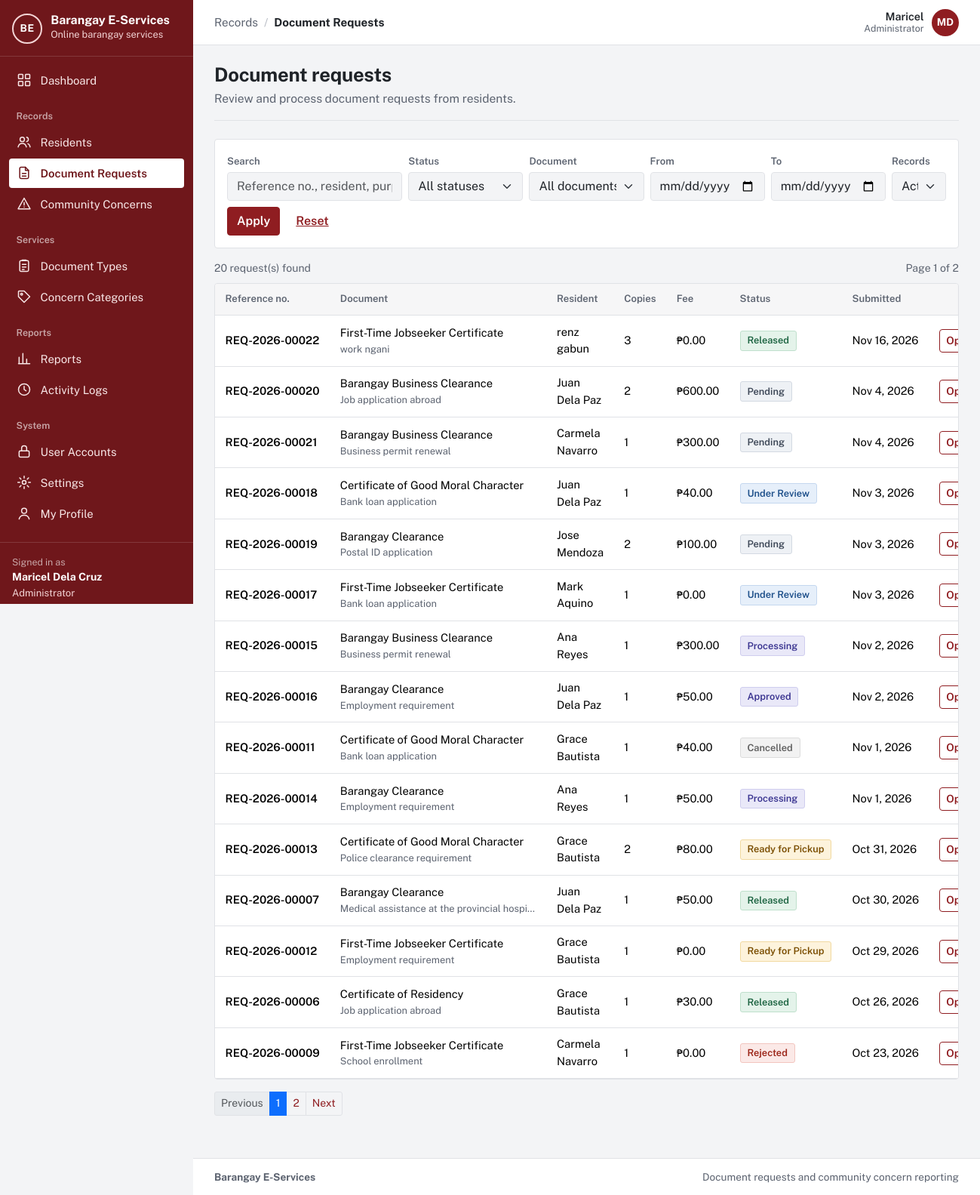
/barangay-eservices/requests.php (signed in), run on the app's committed database.
### tables this page shows
CREATE TABLE `users` (
  `user_id` int(10) UNSIGNED NOT NULL,
  `role_id` tinyint(3) UNSIGNED NOT NULL,
  `purok_id` smallint(5) UNSIGNED DEFAULT NULL,
  `first_name` varchar(60) NOT NULL,
  `last_name` varchar(60) NOT NULL,
  `email` varchar(120) NOT NULL,
  `contact_no` varchar(13) DEFAULT NULL,
  `street_address` varchar(150) DEFAULT NULL,
  `password_hash` varchar(255) NOT NULL,
  `email_verified_at` datetime DEFAULT NULL,
  `is_active` tinyint(1) NOT NULL DEFAULT 1,
  `failed_logins` tinyint(3) UNSIGNED NOT NULL DEFAULT 0,
  `locked_until` datetime DEFAULT NULL,
  `created_at` datetime NOT NULL DEFAULT current_timestamp(),
  `updated_at` datetime NOT NULL DEFAULT current_timestamp() ON UPDATE current_timestamp()
);

CREATE TABLE `roles` (
  `role_id` tinyint(3) UNSIGNED NOT NULL,
  `role_key` varchar(20) NOT NULL,
  `role_name` varchar(50) NOT NULL
);

CREATE TABLE `document_requests` (
  `request_id` int(10) UNSIGNED NOT NULL,
  `reference_no` varchar(20) DEFAULT NULL,
  `resident_id` int(10) UNSIGNED NOT NULL,
  `doc_type_id` smallint(5) UNSIGNED NOT NULL,
  `purpose` varchar(255) NOT NULL,
  `copies` tinyint(3) UNSIGNED NOT NULL DEFAULT 1,
  `fee_amount` decimal(8,2) NOT NULL,
  `status` enum('Pending','Under Review','Approved','Rejected','Processing','Ready for Pickup','Released','Cancelled') NOT NULL DEFAULT 'Pending',
  `remarks` varchar(500) DEFAULT NULL,
  `handled_by` int(10) UNSIGNED DEFAULT NULL,
  `is_archived` tinyint(1) NOT NULL DEFAULT 0,
  `created_at` datetime NOT NULL DEFAULT current_timestamp(),
  `updated_at` datetime NOT NULL DEFAULT current_timestamp() ON UPDATE current_timestamp()
);

CREATE TABLE `document_types` (
  `doc_type_id` smallint(5) UNSIGNED NOT NULL,
  `name` varchar(100) NOT NULL,
  `description` varchar(500) NOT NULL,
  `fee` decimal(8,2) NOT NULL DEFAULT 0.00,
  `processing_days` tinyint(3) UNSIGNED NOT NULL DEFAULT 1,
  `is_archived` tinyint(1) NOT NULL DEFAULT 0,
  `created_at` datetime NOT NULL DEFAULT current_timestamp(),
  `updated_at` datetime NOT NULL DEFAULT current_timestamp() ON UPDATE current_timestamp()
);

### barangay-eservices/requests.php (the view, shortened to what the rows shown need)
<?php
require __DIR__ . '/app/bootstrap.php';
$user = require_role(ROLE_RESIDENT, ROLE_STAFF, ROLE_ADMIN);
$isResident = $user['role_key'] === ROLE_RESIDENT;
$statuses = ['Pending', 'Under Review', 'Approved', 'Rejected', 'Processing', 'Ready for Pickup', 'Released', 'Cancelled'];
$f = [
    'q'        => query_param('q'),
    'status'   => in_array(query_param('status'), $statuses, true) ? query_param('status') : '',
    'type'     => ctype_digit(query_param('type')) ? query_param('type') : '',
    'from'     => preg_match('/^\d{4}-\d{2}-\d{2}$/', query_param('from')) ? query_param('from') : '',
    'to'       => preg_match('/^\d{4}-\d{2}-\d{2}$/', query_param('to')) ? query_param('to') : '',
    'archived' => in_array(query_param('archived'), ['1', 'all'], true) ? query_param('archived') : '',
];
$where = [];
$params = [];
if ($isResident) {
    $where[] = 'dr.resident_id = ?';
    $params[] = (int) $user['user_id'];
} elseif ($f['archived'] === '1') {
    $where[] = 'dr.is_archived = 1';
} elseif ($f['archived'] === '') {
    $where[] = 'dr.is_archived = 0';
}
$whereSql = $where ? 'WHERE ' . implode(' AND ', $where) : '';
$from = "FROM document_requests dr
         JOIN document_types dt ON dt.doc_type_id = dr.doc_type_id
         JOIN users u ON u.user_id = dr.resident_id $whereSql";
$total = (int) db_value("SELECT COUNT(*) $from", $params);
[$limit, $offset, $page, $pages] = paginate($total);
$rows = db_all(
    "SELECT dr.request_id, dr.reference_no, dr.status, dr.copies, dr.fee_amount, dr.purpose, dr.created_at, dr.updated_at, dr.is_archived,
            dt.name AS doc_name, u.first_name, u.last_name
     $from ORDER BY dr.created_at DESC, dr.request_id DESC LIMIT ? OFFSET ?",
    array_merge($params, [$limit, $offset])
);
$pageTitle = $isResident ? 'My document requests' : 'Document requests';
$activeNav = 'requests';
require APP_ROOT . '/app/views/header.php';
?>
<div class="page-head">
  <div>
    <h1><?= e($pageTitle) ?></h1>
    <p><?= $isResident ? 'Track the status of every document you have requested.' : 'Review and process document requests from residents.' ?></p>
  </div>
</div>
<form class="filters" method="get" role="search" aria-label="Filter requests">
  <div class="row g-2 align-items-end">
    <div class="col-md-3">
      <label class="form-label" for="q">Search</label>
      <input class="form-control" id="q" name="q" value="<?= e($f['q']) ?>" placeholder="<?= $isResident ? 'Reference no. or purpose' : 'Reference no., resident, purpose' ?>">
    </div>
  </div>
</form>
<div class="table-wrap">
  <?php if (!$rows): ?>
    <div class="empty">
      <p>No document requests match these filters.</p>
      <?php if ($isResident): ?><a class="btn btn-primary btn-sm" href="<?= e(url('resident/request-form.php')) ?>">Request a document</a><?php endif; ?>
    </div>
  <?php else: ?>
  <table class="table">
    <thead>
      <tr>
        <th scope="col">Reference no.</th>
        <th scope="col">Document</th>
        <?php if (!$isResident): ?><th scope="col">Resident</th><?php endif; ?>
        <th scope="col">Copies</th>
        <th scope="col">Fee</th>
        <th scope="col">Status</th>
        <th scope="col">Submitted</th>
        <th scope="col"><span class="visually-hidden">Actions</span></th>
      </tr>
    </thead>
    <tbody>
    <?php foreach ($rows as $r): ?>
      <tr>
        <td class="ref"><?= e($r['reference_no']) ?></td>
        <td><?= e($r['doc_name']) ?><div class="small text-muted text-truncate cell-clip"><?= e($r['purpose']) ?></div></td>
        <?php if (!$isResident): ?><td><?= e(full_name($r)) ?></td><?php endif; ?>
        <td><?= (int) $r['copies'] ?></td>
        <td class="nowrap"><?= e(peso($r['fee_amount'])) ?></td>
        <td><?= status_badge($r['status']) ?><?= $r['is_archived'] ? ' <span class="status status-muted">Archived</span>' : '' ?></td>
        <td class="nowrap"><?= e(format_date($r['created_at'])) ?></td>
        <td class="text-end"><a class="btn btn-sm btn-outline-primary" href="<?= e(url('request.php?id=' . (int) $r['request_id'])) ?>">Open<span class="visually-hidden"> <?= e($r['reference_no']) ?></span></a></td>
      </tr>
    <?php endforeach; ?>
    </tbody>
  </table>
  <?php endif; ?>
</div>
<?php require APP_ROOT . '/app/views/footer.php'; ?>

### barangay-eservices/app/views/header.php (shortened to what the rows shown need)
<?php
$user = current_user();
$role = $user['role_key'] ?? null;
$verified = $user && is_verified($user);
$activeNav = $activeNav ?? '';
$appLayout = $user && $verified;
$groups = [];
if ($appLayout && $role === ROLE_ADMIN) {
    $groups = [
        '' => ['dashboard' => ['admin/dashboard.php', 'Dashboard', 'dashboard']],
        'Records' => [
            'residents' => ['residents.php', 'Residents', 'residents'],
            'requests'  => ['requests.php', 'Document Requests', 'document'],
            'concerns'  => ['concerns.php', 'Community Concerns', 'concern'],
        ],
        'Services' => [
            'doctypes'   => ['admin/document-types.php', 'Document Types', 'services'],
            'categories' => ['admin/categories.php', 'Concern Categories', 'category'],
        ],
        'Reports' => [
            'reports' => ['reports.php', 'Reports', 'reports'],
            'logs'    => ['admin/logs.php', 'Activity Logs', 'logs'],
        ],
        'System' => [
            'users'    => ['admin/users.php', 'User Accounts', 'accounts'],
            'settings' => ['admin/settings.php', 'Settings', 'settings'],
            'profile'  => ['profile.php', 'My Profile', 'profile'],
        ],
    ];
}
$crumbGroup = '';
$crumbItem = $pageTitle ?? '';
foreach ($groups as $label => $items) {
    if (isset($items[$activeNav])) {
        $crumbGroup = $label;
        $crumbItem = $items[$activeNav][1];
    }
}
?><!doctype html>
<html lang="en">
<head>
  <link rel="stylesheet" href="<?= e(asset('vendor/bootstrap/bootstrap.min.css')) ?>">
  <link rel="stylesheet" href="<?= e(asset('css/app.css')) ?>">
</head>
<body class="<?= $appLayout ? 'app-body' : 'public-body' ?>">
<?php if ($appLayout): ?>
<div class="app-shell">
  <aside class="sidebar offcanvas-lg offcanvas-start" id="sidebar" tabindex="-1" aria-label="Main navigation">
    <div class="sidebar-brand">
      <a class="brand" href="<?= e(url(home_path_for_role($role))) ?>">
        <?= render_app_mark() ?>
        <span class="brand-text">
          <span class="brand-name"><?= e(app_name()) ?></span>
          <span class="brand-sub">Online barangay services</span>
        </span>
      </a>
    </div>
    <nav class="sidebar-nav">
      <?php foreach ($groups as $label => $items): ?>
        <?php if ($label !== ''): ?><div class="sidebar-heading"><?= e($label) ?></div><?php endif; ?>
        <ul class="sidebar-list">
          <?php foreach ($items as $key => [$path, $itemLabel, $iconName]): ?>
            <li>
              <a class="sidebar-link<?= $key === $activeNav ? ' active' : '' ?>" <?= $key === $activeNav ? 'aria-current="page"' : '' ?> href="<?= e(url($path)) ?>">
                <?= icon($iconName) ?><span><?= e($itemLabel) ?></span>
              </a>
            </li>
          <?php endforeach; ?>
        </ul>
      <?php endforeach; ?>
    </nav>
    <div class="sidebar-user">
      <div class="sidebar-user-label">Signed in as</div>
      <div class="sidebar-user-name"><?= e(full_name($user)) ?></div>
      <div class="sidebar-user-role"><?= e($user['role_name']) ?></div>
      <form method="post" action="<?= e(url('auth/logout.php')) ?>">
      </form>
    </div>
  </aside>
  <div class="app-main">
    <header class="topbar">
      <nav class="topbar-crumb" aria-label="You are here">
        <?php if ($crumbGroup !== ''): ?><span class="crumb-group"><?= e($crumbGroup) ?></span><span class="crumb-sep" aria-hidden="true">/</span><?php endif; ?>
        <span class="crumb-item"><?= e($crumbItem) ?></span>
      </nav>
      <div class="topbar-user">
        <span class="topbar-user-text"><span class="topbar-user-name"><?= e($user['first_name']) ?></span><span class="topbar-user-role"><?= e($user['role_name']) ?></span></span>
        <a class="avatar" href="<?= e(url('profile.php')) ?>" title="My profile" aria-label="My profile"><?= e(mb_strtoupper(mb_substr($user['first_name'], 0, 1) . mb_substr($user['last_name'], 0, 1))) ?></a>
      </div>
    </header>
    <main id="main" class="page">
<?php endif; ?>

### barangay-eservices/app/lib/workflow.php (shortened to what the rows shown need)
<?php
function status_badge(string $status): string
{
    $tone = match ($status) {
        'Pending', 'Submitted'                    => 'waiting',
        'Under Review', 'Assigned'                => 'review',
        'Approved', 'Processing', 'In Progress'   => 'active',
        'Ready for Pickup', 'Resolved'            => 'ready',
        'Released', 'Closed'                      => 'done',
        'Rejected'                                => 'stopped',
        'Cancelled', 'Withdrawn'                  => 'muted',
        default                                   => 'muted',
    };
    return '<span class="status status-' . $tone . '">' . e($status) . '</span>';
}

### data on the page
users: full_name($user) "Maricel Dela Cruz", role.role_name "Administrator", first_name "Maricel", first_name+last_name "MD", role.role_key "Document requests"
document_requests: reference_no "REQ-2026-00022", doc_type.name "First-Time Jobseeker Certificate", purpose "work ngani", resident.last_name "renz gabun", copies "3", fee_amount "₱0.00", status "Released", created_at "Nov 16, 2026"
document_requests: reference_no "REQ-2026-00020", doc_type.name "Barangay Business Clearance", purpose "Job application abroad", resident.last_name "Juan Dela Paz", copies "2", fee_amount "₱600.00", status "Pending", created_at "Nov 4, 2026"
document_requests: reference_no "REQ-2026-00021", doc_type.name "Barangay Business Clearance", purpose "Business permit renewal", resident.last_name "Carmela Navarro", copies "1", fee_amount "₱300.00", status "Pending", created_at "Nov 4, 2026"
document_requests: reference_no "REQ-2026-00018", doc_type.name "Certificate of Good Moral Character", purpose "Bank loan application", resident.last_name "Juan Dela Paz", copies "1", fee_amount "₱40.00", status "Under Review", created_at "Nov 3, 2026"
document_requests: reference_no "REQ-2026-00019", doc_type.name "Barangay Clearance", purpose "Postal ID application", resident.last_name "Jose Mendoza", copies "2", fee_amount "₱100.00", status "Pending", created_at "Nov 3, 2026"
document_requests: reference_no "REQ-2026-00017", doc_type.name "First-Time Jobseeker Certificate", purpose "Bank loan application", resident.last_name "Mark Aquino", copies "1", fee_amount "₱0.00", status "Under Review", created_at "Nov 3, 2026"
document_requests: reference_no "REQ-2026-00015", doc_type.name "Barangay Business Clearance", purpose "Business permit renewal", resident.last_name "Ana Reyes", copies "1", fee_amount "₱300.00", status "Processing", created_at "Nov 2, 2026"
document_requests: reference_no "REQ-2026-00016", doc_type.name "Barangay Clearance", purpose "Employment requirement", resident.last_name "Juan Dela Paz", copies "1", fee_amount "₱50.00", status "Approved", created_at "Nov 2, 2026"
document_requests: reference_no "REQ-2026-00011", doc_type.name "Certificate of Good Moral Character", purpose "Bank loan application", resident.last_name "Grace Bautista", copies "1", fee_amount "₱40.00", status "Cancelled", created_at "Nov 1, 2026"
document_requests: reference_no "REQ-2026-00014", doc_type.name "Barangay Clearance", purpose "Employment requirement", resident.last_name "Ana Reyes", copies "1", fee_amount "₱50.00", status "Processing", created_at "Nov 1, 2026"
document_requests: reference_no "REQ-2026-00013", doc_type.name "Certificate of Good Moral Character", purpose "Police clearance requirement", resident.last_name "Grace Bautista", copies "2", fee_amount "₱80.00", status "Ready for Pickup", created_at "Oct 31, 2026"
document_requests: reference_no "REQ-2026-00007", doc_type.name "Barangay Clearance", purpose "Medical assistance at the provincial hospi…", resident.last_name "Juan Dela Paz", copies "1", fee_amount "₱50.00", status "Released", created_at "Oct 30, 2026"
document_requests: reference_no "REQ-2026-00012", doc_type.name "First-Time Jobseeker Certificate", purpose "Employment requirement", resident.last_name "Grace Bautista", copies "1", fee_amount "₱0.00", status "Ready for Pickup", created_at "Oct 29, 2026"
document_requests: reference_no "REQ-2026-00006", doc_type.name "Certificate of Residency", purpose "Job application abroad", resident.last_name "Grace Bautista", copies "1", fee_amount "₱30.00", status "Released", created_at "Oct 26, 2026"
document_requests: reference_no "REQ-2026-00009", doc_type.name "First-Time Jobseeker Certificate", purpose "School enrollment", resident.last_name "Carmela Navarro", copies "1", fee_amount "₱0.00", status "Rejected", created_at "Oct 23, 2026"

### other printed values
app_name() "Barangay E-Services"
$itemLabel "Dashboard"
$label "Records"
$itemLabel "Residents"
$itemLabel "Document Requests"
$itemLabel "Community Concerns"
$label "Services"
$itemLabel "Document Types"
$itemLabel "Concern Categories"
$label "Reports"
$itemLabel "Reports"
$itemLabel "Activity Logs"
$label "System"
$itemLabel "User Accounts"
$itemLabel "Settings"
